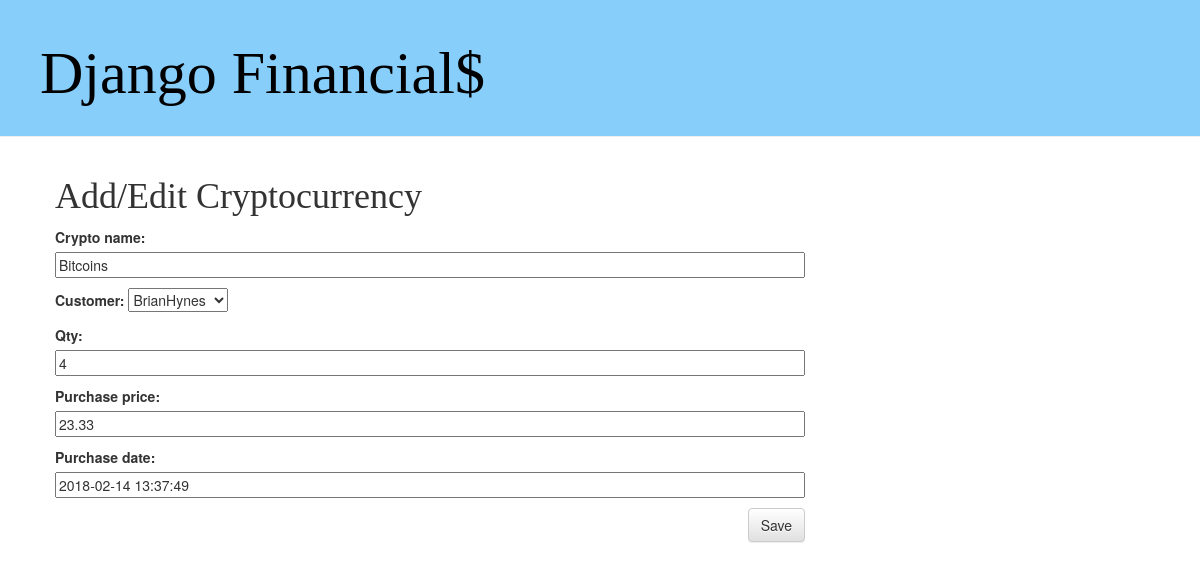
Screenshot of /crypto/2/edit/ with the database file from the repository.
### Financials/models.py (models this page shows, shortened)
class Cryptocurrency(models.Model):
    customer = models.ForeignKey(Customer, on_delete=models.CASCADE)
    crypto_name = models.CharField(max_length=100)
    qty = models.IntegerField(null=False, blank=False)
    purchase_price = models.FloatField(null=False, blank=False)
    purchase_date = models.DateTimeField(
        default=timezone.now)
    created_date = models.DateTimeField(
            default=timezone.now)
    modified_date = models.DateTimeField(
            blank=True, null=True)

### Financials/views.py (the view)
# urls.py: url(r'^crypto/(?P<pk>\d+)/edit/$', views.crypto_edit, name='crypto_edit'),
def crypto_edit(request, pk):
    crypto = get_object_or_404(Cryptocurrency, pk=pk)
    if request.method == "POST":
        form = CryptoForm(request.POST, instance=crypto)
        if form.is_valid():
            crypto = form.save(commit=False)
            crypto.author = request.user
            crypto.published_date = timezone.now()
            crypto.modified_date = timezone.now()
            crypto.save()
            return redirect('crypto_detail', pk=crypto.pk)
    else:
        form = CryptoForm(instance=crypto)
    return render(request, 'Financials/crypto_edit.html', {'form': form})

### Financials/forms.py
class CryptoForm(forms.ModelForm):
    class Meta:
        model = Cryptocurrency
        fields = ('crypto_name','customer','qty','purchase_price','purchase_date',)

### Financials/models.py (called while the page is built)
    def __str__(self):
        return self.customer_name

### Financials/Templates/Financials/crypto_edit.html
{% extends 'Financials/base.html' %}
{% block content %}
    <h1>Add/Edit Cryptocurrency</h1>
    <form method="POST" class="post-form">{% csrf_token %}
        {{ form.as_p }}
        <button type="submit" class="save btn btn-default">Save</button>
    </form>
{% endblock %}

### Financials/static/css/financials.css (style rules this page uses)
h1, h2, h3, h4 { font-family: 'Georgia', cursive; }
.save { float: right; }
.post-form textarea, .post-form input { width: 100%; }

### rows the page displays
Cryptocurrency: crypto_name "Bitcoins", customer "BrianHynes", qty "4", purchase_price "23.33", purchase_date "2018-02-14 13:37:49"
